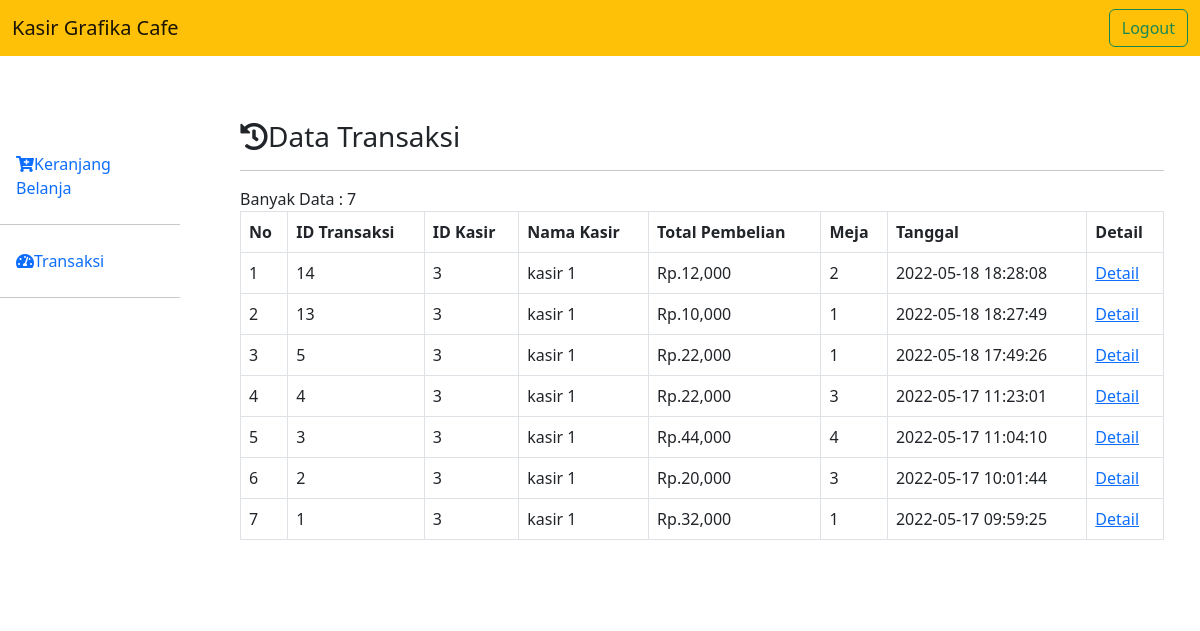
Page /page/transaksi_kasir.php (signed in) on the earlier database version.
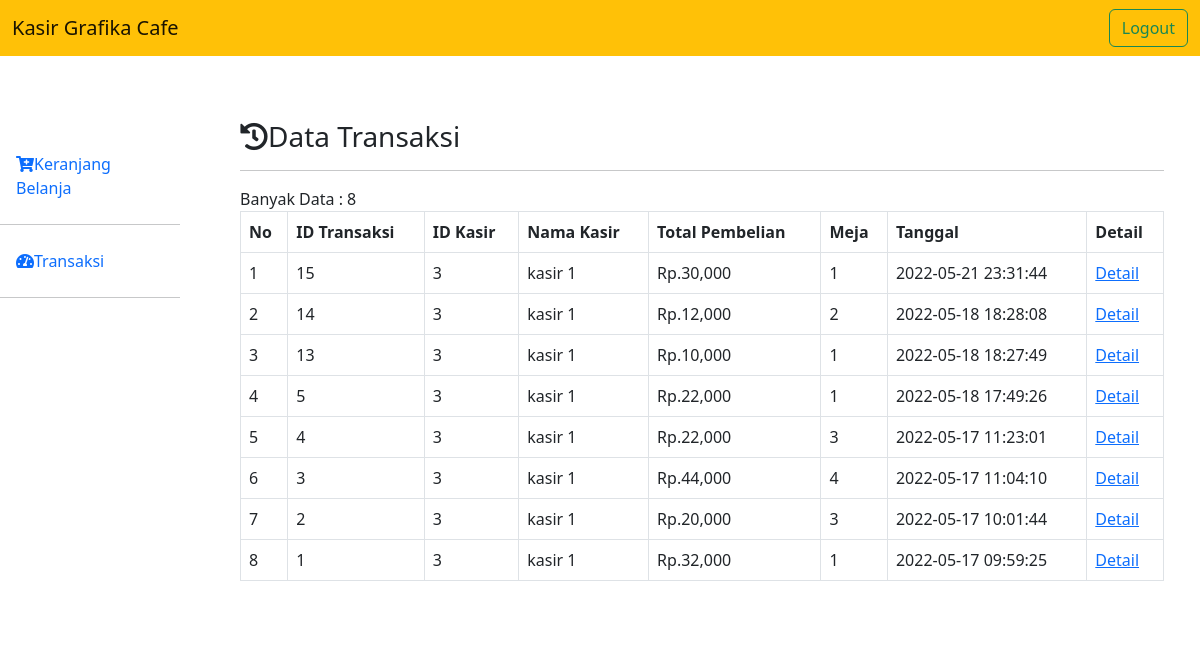
Same page on the later database version.
### tables this page shows
CREATE TABLE `transaksi` (
  `id_transaksi` int(11) NOT NULL,
  `id_kasir` int(11) NOT NULL,
  `nama_kasir` varchar(255) NOT NULL,
  `total_pembelian` int(11) NOT NULL,
  `meja` int(11) NOT NULL,
  `waktu` varchar(255) NOT NULL
);

### page/transaksi_kasir.php (the view, shortened to what this page needs)
<!doctype html>
<html lang="en">
  <head>
    <link rel="stylesheet" href="..\font-awesome/css/all.min.css">
    <link href="https://cdn.jsdelivr.net/npm/bootstrap@5.2.0-beta1/dist/css/bootstrap.min.css" rel="stylesheet">
  </head>
  <body>
  <nav class="navbar navbar-expand-lg bg-warning">
    <div class="container-fluid">
        <a class="navbar-brand" href="#">Kasir Grafika Cafe</a>
        <div class="collapse navbar-collapse" id="navbarSupportedContent">
        <form action="../proses/logout.php" class="d-flex" role="search"><button class="btn btn-outline-success" type="submit">Logout</button>
        </form>
        </div>
    </div>
    </nav>
   <div class="row no-gutters mt-5">
    <div class="col-md-2 mt-4 pt-3 bg-white">
    <ul class="nav flex-column ml-3">
        <li class="nav-item">
          <a class="nav-link" href="keranjang.php?username=<?php echo $_SESSION['username'];?>"><i class="fas fa-cart-plus mr-1"></i>Keranjang Belanja</a><hr>
        </li>
      <li class="nav-item">
        <a class="nav-link active" href="transaksi_kasir.php?username=<?php echo $_SESSION['username'];?>"><i class="fas fa-tachometer-alt mr-1"></i>Transaksi</a><hr>
      </li>
    </ul>
    </div>
     <div class="col-md-10 p-5 pt-3">
      <form method="post" >
       <h3><i class="fas fa-history mr-2"></i>Data Transaksi</h3><hr>
       <table class="table table-bordered">
        <thead class="thead-dark">
          <tr>
            <th scope="col">No</th>
            <th scope="col">ID Transaksi</th>
            <th scope="col">ID Kasir</th>
            <th scope="col">Nama Kasir</th>
            <th scope="col">Total Pembelian</th>
            <th scope="col">Meja</th>
            <th scope="col">Tanggal</th>
            <th scope="col">Detail</th>
          </tr>
        </thead>
        <tbody>
      <?php
        include "../proses/koneksi2.php";
        $query = "SELECT * FROM transaksi WHERE id_kasir = '$_SESSION[id_akun]' ORDER BY id_transaksi DESC";
        $hasil = mysqli_query($koneksi,$query);
        $no = 1;
        $jum = mysqli_num_rows($hasil);
        echo "Banyak Data : ".$jum."<br>";
        while ($data = mysqli_fetch_array($hasil)) {
      ?>
          <tr>
            <td><?php echo $no++; ?></td>
            <td><?php echo $data['id_transaksi']; ?></td>
            <td><?php echo $data['id_kasir']; ?></td>
            <td><?php echo $data['nama_kasir']; ?></td>
            <td>Rp.<?php echo number_format($data['total_pembelian']); ?></td>
            <td><?php echo $data['meja']; ?></td>
            <td><?php echo $data['waktu']; ?></td>
            <td><a href="detail_transaksi.php?id_transaksi=<?php echo $data['id_transaksi'];?> ">Detail</a></td>
          </tr>
          <?php
        }
           ?>
        </tbody>
      </form>
     </div>
   </div>
  </body>
</html>

Differences in the rows shown:
added transaksi: id_transaksi "15", id_kasir "3", nama_kasir "kasir 1", total_pembelian "30,000", meja "1", waktu "2022-05-21 23:31:44"
Other differences:
text written by a page script: "Banyak Data : 7" → "Banyak Data : 8"
